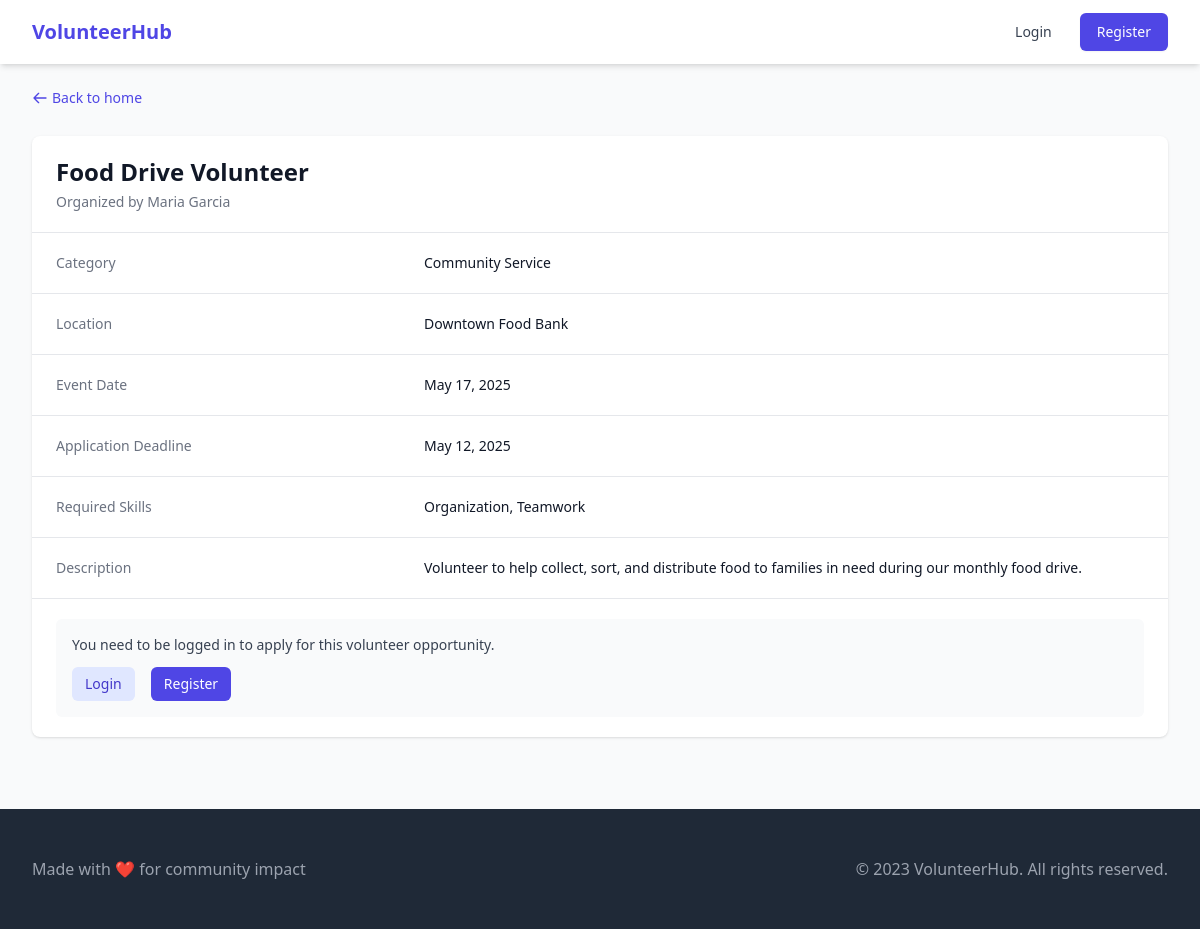
The app's page /activity.php?id=3 with its own data.
### tables this page shows
CREATE TABLE IF NOT EXISTS volunteer_activities (
    id INT AUTO_INCREMENT PRIMARY KEY,
    owner_id INT NOT NULL,
    title VARCHAR(255) NOT NULL,
    category VARCHAR(50) NOT NULL,
    location VARCHAR(255) NOT NULL,
    event_date DATE NOT NULL,
    application_deadline DATE NOT NULL,
    required_skills TEXT,
    description TEXT NOT NULL,
    is_featured TINYINT(1) DEFAULT 0,
    created_at TIMESTAMP DEFAULT CURRENT_TIMESTAMP,
    FOREIGN KEY (owner_id) REFERENCES owners(owner_id) ON DELETE CASCADE
);

CREATE TABLE IF NOT EXISTS owners (
    owner_id INT AUTO_INCREMENT PRIMARY KEY,
    name VARCHAR(100) NOT NULL,
    email VARCHAR(100) NOT NULL UNIQUE,
    password VARCHAR(255) NOT NULL,
    organization_name VARCHAR(255),
    organization_description TEXT,
    website VARCHAR(255),
    created_at TIMESTAMP DEFAULT CURRENT_TIMESTAMP
);

### public/activity.php (the view, shortened to what this page needs)
<?php
include_once '../config/database.php';
$activity_id = isset($_GET['id']) ? intval($_GET['id']) : 0;
$stmt = $conn->prepare("SELECT va.*, o.name as owner_name
                       FROM volunteer_activities va
                       JOIN owners o ON va.owner_id = o.owner_id
                       WHERE va.id = ?");
$stmt->bind_param("i", $activity_id);
$stmt->execute();
$result = $stmt->get_result();
$activity = $result->fetch_assoc();
?>
<!DOCTYPE html>
<html lang="en">
<head>
    <script src="https://cdn.tailwindcss.com"></script>
</head>
<body class="bg-gray-50">
    <nav class="bg-white shadow-md">
        <div class="max-w-7xl mx-auto px-4 sm:px-6 lg:px-8">
            <div class="flex justify-between h-16">
                <div class="flex">
                    <div class="flex-shrink-0 flex items-center">
                        <a href="index.php" class="text-xl font-bold text-indigo-600">VolunteerHub</a>
                    </div>
                </div>
                <div class="flex items-center">
                    <?php if(isset($_SESSION['user_id'])): ?>
                        <a href="../dashboard/user" class="text-gray-700 hover:text-indigo-600 px-3 py-2 rounded-md text-sm font-medium">Dashboard</a>
                        <a href="../auth/logout.php" class="ml-4 px-4 py-2 border border-transparent rounded-md shadow-sm text-sm font-medium text-white bg-indigo-600 hover:bg-indigo-700">Logout</a>
                    <?php else: ?>
                        <a href="../auth/login.php" class="text-gray-700 hover:text-indigo-600 px-3 py-2 rounded-md text-sm font-medium">Login</a>
                        <a href="../auth/register.php" class="ml-4 px-4 py-2 border border-transparent rounded-md shadow-sm text-sm font-medium text-white bg-indigo-600 hover:bg-indigo-700">Register</a>
                    <?php endif; ?>
                </div>
            </div>
        </div>
    </nav>
    <main class="max-w-7xl mx-auto py-6 px-4 sm:px-6 lg:px-8">
        <div class="mb-6">
            <a href="index.php" class="inline-flex items-center text-sm text-indigo-600 hover:text-indigo-500">
                <svg xmlns="http://www.w3.org/2000/svg" class="h-4 w-4 mr-1" fill="none" viewBox="0 0 24 24" stroke="currentColor">
                    <path stroke-linecap="round" stroke-linejoin="round" stroke-width="2" d="M10 19l-7-7m0 0l7-7m-7 7h18" />
                </svg>
                Back to home
            </a>
        </div>
        <div class="bg-white shadow overflow-hidden sm:rounded-lg">
            <div class="px-4 py-5 sm:px-6">
                <h2 class="text-2xl font-bold text-gray-900"><?php echo htmlspecialchars($activity['title']); ?></h2>
                <p class="mt-1 max-w-2xl text-sm text-gray-500">
                    Organized by <?php echo htmlspecialchars($activity['owner_name']); ?>
                </p>
            </div>
            <div class="border-t border-gray-200 px-4 py-5 sm:p-0">
                <dl class="sm:divide-y sm:divide-gray-200">
                    <div class="py-4 sm:py-5 sm:grid sm:grid-cols-3 sm:gap-4 sm:px-6">
                        <dt class="text-sm font-medium text-gray-500">Category</dt>
                        <dd class="mt-1 text-sm text-gray-900 sm:mt-0 sm:col-span-2"><?php echo htmlspecialchars($activity['category']); ?></dd>
                    </div>
                    <div class="py-4 sm:py-5 sm:grid sm:grid-cols-3 sm:gap-4 sm:px-6">
                        <dt class="text-sm font-medium text-gray-500">Location</dt>
                        <dd class="mt-1 text-sm text-gray-900 sm:mt-0 sm:col-span-2"><?php echo htmlspecialchars($activity['location']); ?></dd>
                    </div>
                    <div class="py-4 sm:py-5 sm:grid sm:grid-cols-3 sm:gap-4 sm:px-6">
                        <dt class="text-sm font-medium text-gray-500">Event Date</dt>
                        <dd class="mt-1 text-sm text-gray-900 sm:mt-0 sm:col-span-2">
                            <?php echo date('F d, Y', strtotime($activity['event_date'])); ?>
                        </dd>
                    </div>
                    <div class="py-4 sm:py-5 sm:grid sm:grid-cols-3 sm:gap-4 sm:px-6">
                        <dt class="text-sm font-medium text-gray-500">Application Deadline</dt>
                        <dd class="mt-1 text-sm text-gray-900 sm:mt-0 sm:col-span-2">
                            <?php echo date('F d, Y', strtotime($activity['application_deadline'])); ?>
                        </dd>
                    </div>
                    <div class="py-4 sm:py-5 sm:grid sm:grid-cols-3 sm:gap-4 sm:px-6">
                        <dt class="text-sm font-medium text-gray-500">Required Skills</dt>
                        <dd class="mt-1 text-sm text-gray-900 sm:mt-0 sm:col-span-2">
                            <?php echo !empty($activity['required_skills']) ? htmlspecialchars($activity['required_skills']) : 'No specific skills required'; ?>
                        </dd>
                    </div>
                    <div class="py-4 sm:py-5 sm:grid sm:grid-cols-3 sm:gap-4 sm:px-6">
                        <dt class="text-sm font-medium text-gray-500">Description</dt>
                        <dd class="mt-1 text-sm text-gray-900 sm:mt-0 sm:col-span-2">
                            <p><?php echo nl2br(htmlspecialchars($activity['description'])); ?></p>
                        </dd>
                    </div>
                </dl>
            </div>
            <div class="border-t border-gray-200 px-4 py-5 sm:px-6">
                <?php if(isset($_SESSION['user_id'])): ?>
                    <a href="../dashboard/user/view_activity.php?id=<?php echo $activity_id; ?>" class="inline-flex items-center px-4 py-2 border border-transparent text-sm font-medium rounded-md shadow-sm text-white bg-indigo-600 hover:bg-indigo-700">
                        Apply Now
                    </a>
                <?php else: ?>
                    <div class="bg-gray-50 p-4 rounded-md">
                        <p class="text-sm text-gray-700">You need to be logged in to apply for this volunteer opportunity.</p>
                        <div class="mt-3">
                            <a href="../auth/login.php" class="inline-flex items-center px-3 py-2 border border-transparent text-sm leading-4 font-medium rounded-md text-indigo-700 bg-indigo-100 hover:bg-indigo-200">
                                Login
                            </a>
                            <a href="../auth/register.php" class="ml-3 inline-flex items-center px-3 py-2 border border-transparent text-sm leading-4 font-medium rounded-md text-white bg-indigo-600 hover:bg-indigo-700">
                                Register
                            </a>
                        </div>
                    </div>
                <?php endif; ?>
            </div>
        </div>
    </main>
    <footer class="bg-gray-800 mt-12">
        <div class="max-w-7xl mx-auto py-12 px-4 sm:px-6 lg:px-8">
            <div class="md:flex md:items-center md:justify-between">
                <div class="flex justify-center md:order-2">
                    <p class="text-center text-gray-400">&copy; 2023 VolunteerHub. All rights reserved.</p>
                </div>
                <div class="mt-8 md:mt-0 md:order-1">
                    <p class="text-center text-base text-gray-400">Made with ❤️ for community impact</p>
                </div>
            </div>
        </div>
    </footer>
</body>
</html>

### records on screen
volunteer_activities: title "Food Drive Volunteer", owner.name "Maria Garcia", category "Community Service", location "Downtown Food Bank", event_date "May 17, 2025", application_deadline "May 12, 2025", required_skills "Organization, Teamwork", description "Volunteer to help collect, sort, and distribute food to families in need during our monthly food drive."
